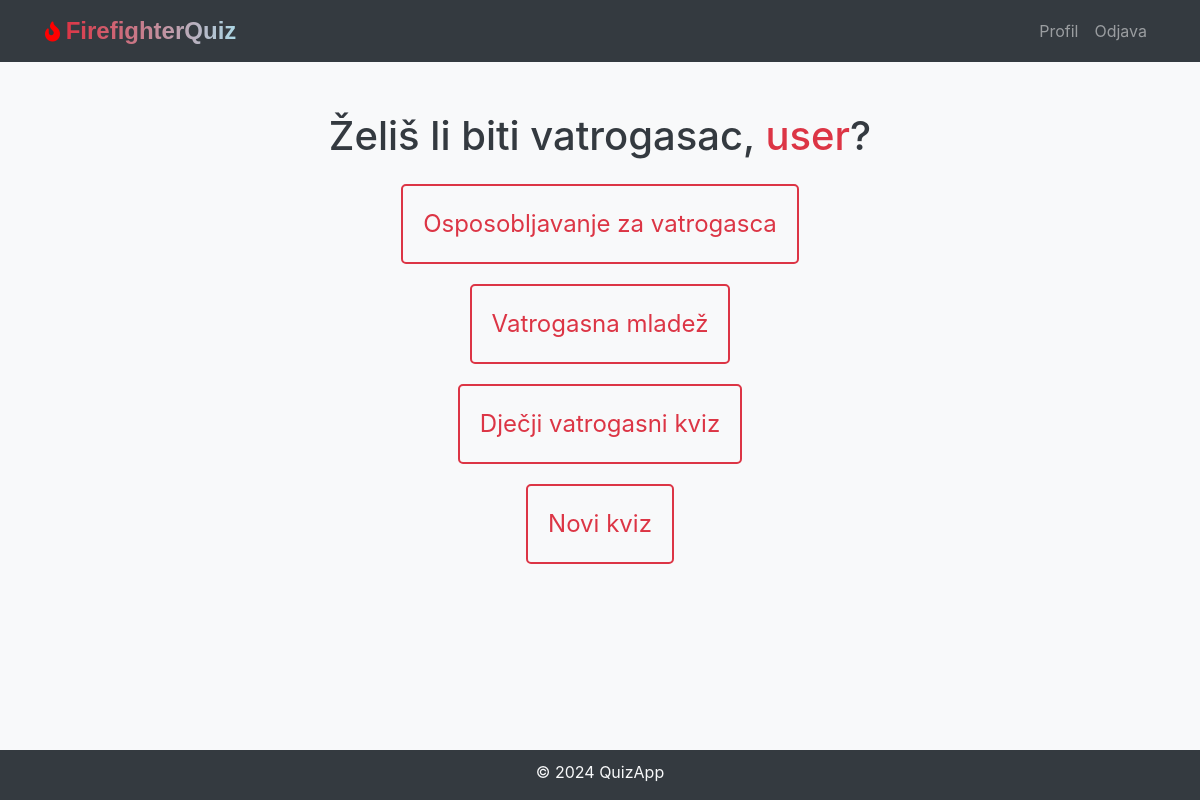
Screenshot of /welcome (signed in) with the database file from the repository.
### models.py (models this page shows, shortened)
class User(db.Model, UserMixin):
    id = db.Column(db.Integer, primary_key=True)
    username = db.Column(db.String(20), unique=True, nullable=False)
    first_name = db.Column(db.String(50), nullable=False)
    last_name = db.Column(db.String(50), nullable=False)
    email = db.Column(db.String(120), unique=True, nullable=False)
    password_hash = db.Column(db.String(128), nullable=False)
    quiz_scores = db.relationship('QuizScore', backref='user', lazy=True)
    is_admin = db.Column(db.Boolean, default=False, nullable=False)

class Quiz(db.Model):
    id = db.Column(db.Integer, primary_key=True)
    quiz_name = db.Column(db.String(255), nullable=False)  # Ensure this matches your actual database column name
    questions = db.relationship('Question', backref='quiz', lazy=True)
    quiz_scores = db.relationship('QuizScore', backref='quiz', lazy=True)

### views.py (the view)
@views_app.route('/welcome')
@login_required
def welcome():
    quizzes = Quiz.query.all()
    return render_template('welcome.html', username=current_user.username, quizzes=quizzes)

### models.py (called while the page is built)
@login_manager.user_loader
def load_user(user_id):
    return User.query.get(int(user_id))

### templates/welcome.html (shortened to what this page needs)
<!DOCTYPE html>
<html lang="en">
<head>
    <link rel="stylesheet" href="https://maxcdn.bootstrapcdn.com/bootstrap/4.5.2/css/bootstrap.min.css">
    <link rel="stylesheet" href="{{ url_for('static', filename='css/styles-welcome.css') }}">
    <link rel="stylesheet" href="{{ url_for('static', filename='css/styles.css') }}">
    <link rel="stylesheet" href="https://cdnjs.cloudflare.com/ajax/libs/font-awesome/5.15.1/css/all.min.css"  />
</head>
<body>
{% include 'navbar.html' %}
<div class="container-welcome text-center">
    <h1 class="welcome-text text-dark">Želiš li biti vatrogasac, <span style="color: #dc3545;">{{ current_user.first_name }}</span>?</h1>
    <div class="quiz-links mt-4 mx-auto">
        {% for quiz in quizzes %}
            <a href="{{ url_for('views.quiz', quiz_id=quiz.id) }}" class="quiz-block">
                <div class="quiz-link">{{ quiz.quiz_name }}</div>
            </a>
        {% endfor %}
    </div>
</div>
{% include 'footer.html' %}
</body>
</html>

### static/css/styles-welcome.css (style rules this page uses)
body { background-color: #f8f9fa; }
.container-welcome { text-align: center; margin-top: 50px; }
.welcome-text { margin-bottom: 20px; }
.quiz-links { display: flex; justify-content: center; flex-direction: column; align-items: center; }
.quiz-block { flex-basis: 100%; margin-bottom: 20px; padding: 20px; border: 2px solid #dc3545; border-radius: 5px; text-align: center; transition: background-color 0.3s; position: relative; color: #dc3545; }
.quiz-block, .quiz-block:link, .quiz-block:visited, .quiz-block:hover, .quiz-block:active { text-decoration: none; }
.quiz-link { text-decoration: none; font-size: 1.5rem; display: block; position: relative; z-index: 1; }
.quiz-link:before { content: ''; position: absolute; width: 100%; height: 100%; top: 0; left: 0; z-index: -1; }

### rows the page displays
User: first_name "user"
Quiz: quiz_name "Osposobljavanje za vatrogasca"
Quiz: quiz_name "Vatrogasna mladež"
Quiz: quiz_name "Dječji vatrogasni kviz"
Quiz: quiz_name "Novi kviz"
